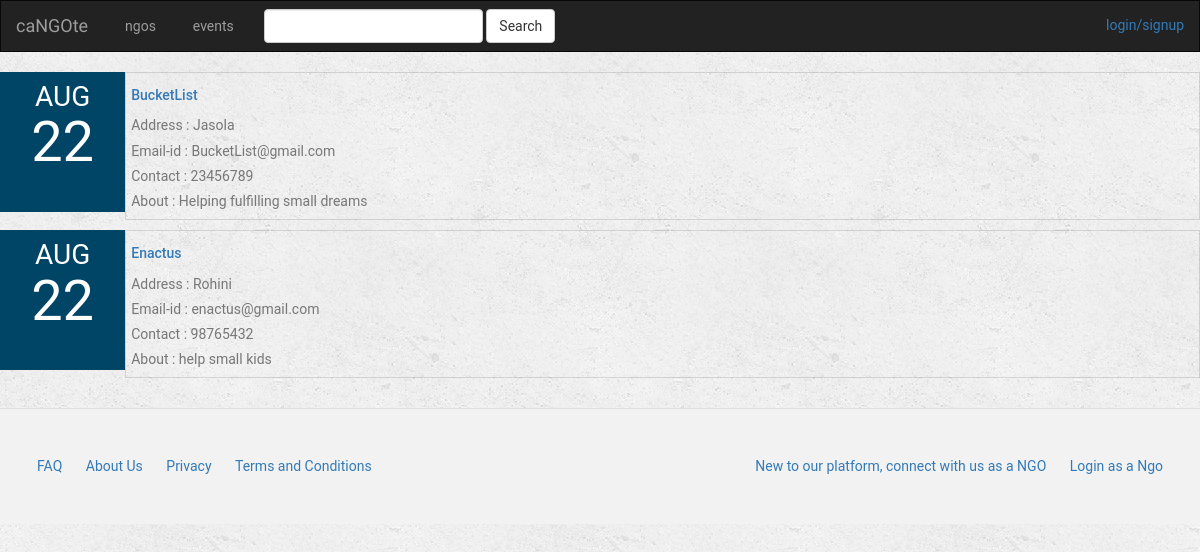
Before: /landpage/detail/ with the older database file.
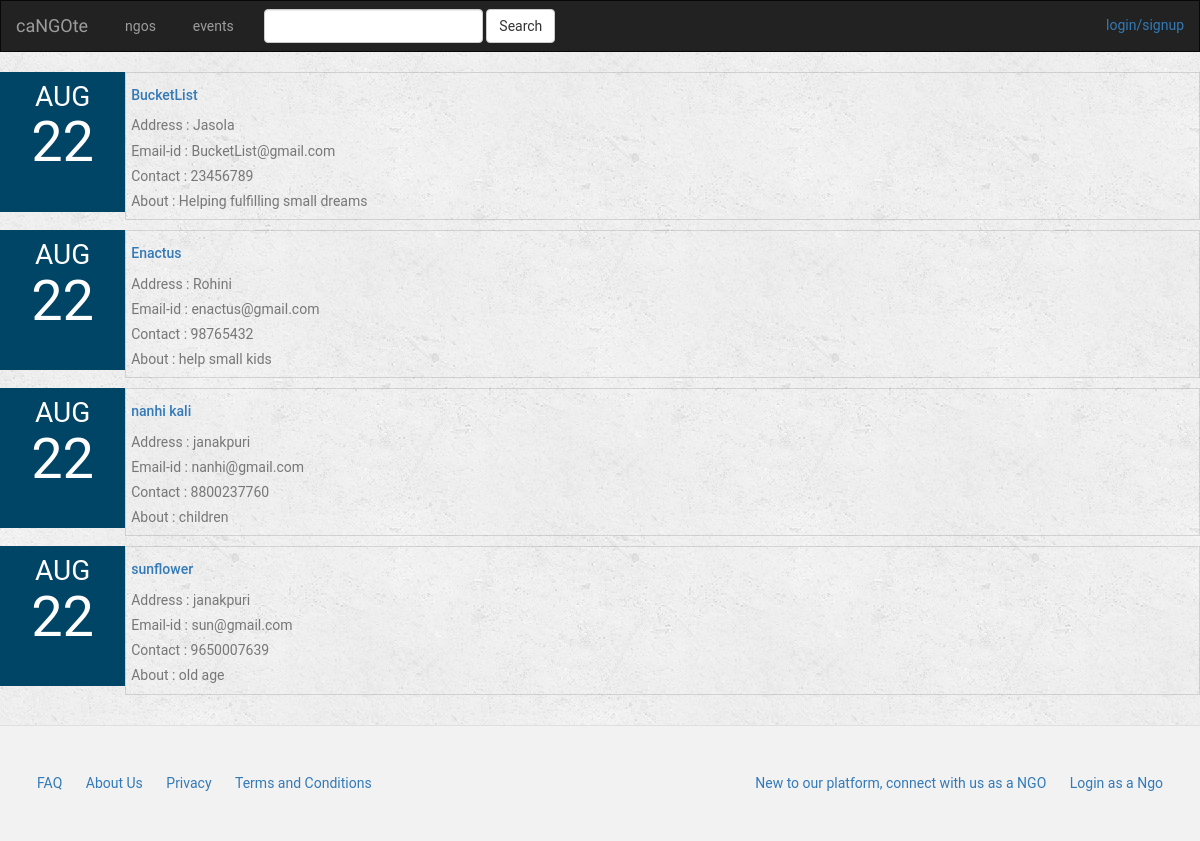
After: the same page with the newer database file.
### landpage/models.py (models this page shows, shortened)
class Ngo(models.Model):
    name = models.CharField(max_length=250)
    address = models.CharField(max_length=250)
    contact = models.CharField(max_length=10)
    emailid = models.CharField(max_length=30)
    about = models.CharField(max_length=250)
    website = models.CharField(max_length=250)

### landpage/views.py (the view)
def detail(request):
    all_ngos = Ngo.objects.all()
    all_events = Event.objects.all()
    context = {
        'all_ngos': all_ngos,
        'all_events': all_events,
    }
    return render(request, 'landpage/detail.html',context)

### landpage/templates/landpage/detail.html (shortened to what this page needs)
{% extends 'landpage/base.html' %}
{% block body %}
{% for ngo in all_ngos %}
<tr>
    <div class="event-container">
              <div class="date-box">
                <div style="font-size: 2em;">AUG</div>
                <div style="font-size: 4em; margin-top:-30px;">22</div>
              </div>
            <div class="event-details-box">
                <div><h5><a href="{% url 'landpage:viewpage' ngo.id %}">{{ngo.name}}</a></h5></div>
              <div>Address : {{ngo.address}}</div>
              <div>Email-id : {{ngo.emailid}}</div>
              <div> Contact : {{ngo.contact}} </div>
              <div> About : {{ngo.about}}</div>
            </div>
        </div>
</tr>
{% endfor %}
<div class="footer">
     <div class="left">
       <span><a href="{% url 'landpage:FAQ' %}">FAQ</a></span>
       <span><a href="{% url 'landpage:about_us' %}">About Us</a></span>
       <span><a href="{% url 'landpage:privacy' %}">Privacy</a></span>
       <span><a href="{% url 'landpage:terms' %}">Terms and Conditions</a></span>
      </div>
     <div class="right">
       <span><a href="{% url 'landpage:signupNGO' %}">New to our platform, connect with us as a NGO</a></span>
       <span><a href="{% url 'landpage:login' %}">Login as a Ngo</a></span>
     </div>
   </div>
{% endblock %}

Changed rows visible on the page:
added Ngo: name "nanhi kali", address "janakpuri", emailid "nanhi@gmail.com", contact "8800237760", about "children"
added Ngo: name "sunflower", address "janakpuri", emailid "sun@gmail.com", contact "9650007639", about "old age"
